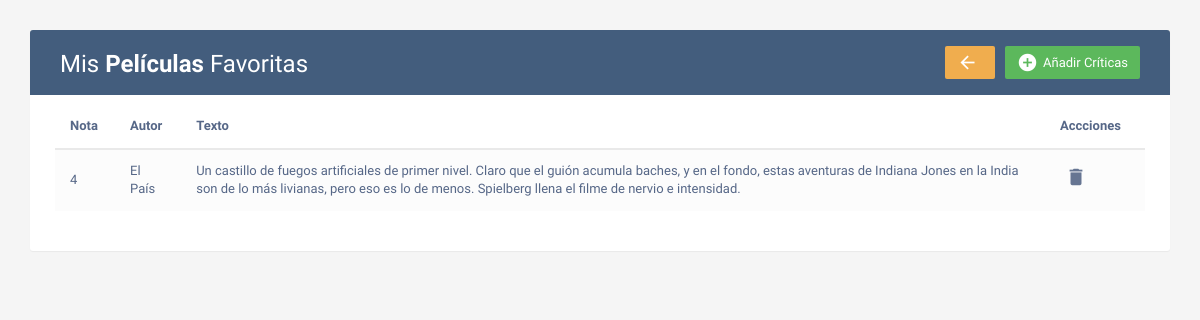
/criticas.php?id_pelicula=24, run on the app's committed database.
### tables this page shows
CREATE TABLE `criticas` (
  `id_critica` int(11) NOT NULL,
  `id_pelicula` int(11) NOT NULL,
  `autor` varchar(100) NOT NULL,
  `texto` text NOT NULL,
  `nota` int(1) NOT NULL
);

### criticas.php (the view, shortened to what this page needs)
<!DOCTYPE html>
<html lang="en">
<head>
<link rel="stylesheet" href="https://maxcdn.bootstrapcdn.com/font-awesome/4.7.0/css/font-awesome.min.css">
<link rel="stylesheet" href="https://maxcdn.bootstrapcdn.com/bootstrap/3.3.7/css/bootstrap.min.css">
<link rel="stylesheet" href="css/estilos.css">
</head>
<body>
    <div class="container">
        <div class="table-wrapper">
            <div class="table-title">
                <div class="row">
                    <div class="col-sm-4">
						<h2>Mis <b>Películas</b> Favoritas</h2>
					</div>
                    <div class="col-sm-8">
                        <a href="#nuevaCriticaModal" class="btn btn-success" data-toggle="modal"><i class="material-icons">&#xE147;</i> <span>Añadir Críticas</span></a>
                        <a href="index.php" class="btn btn-warning"><i class="material-icons">arrow_back</i></a>
                    </div>
                </div>
			</div>
            <table class="table table-striped table-hover">
                <thead>
                    <tr>
                        <th>Nota</th>
                        <th>Autor</th>
						<th>Texto</th>
                        <th>Accciones</th>
                    </tr>
                </thead>
                <tbody>
<?php
		$conexion = conectar("2daw");
		$consulta = "SELECT * FROM criticas WHERE id_pelicula={$_GET['id_pelicula']} ORDER BY nota DESC";
		$conexion->query("SET NAMES utf8");
		$resultado = $conexion->query($consulta);
		while($critica = $resultado->fetch_array()) {
?>
                    <tr>
                        <td><?php echo $critica['nota']; ?></td>
                        <td><?php echo $critica['autor']; ?></td>
						<td><?php echo $critica['texto']; ?></td>
                        <td>
                            <a href="controlador.php?borrar_critica=<?php echo $critica['id_critica'];?>&pelicula=<?php echo $_GET['id_pelicula'];?>"><i class="material-icons" title="Borrar">delete</i></a>
                        </td>
                    </tr>
<?php
		}
?>
                </tbody>
			</table>
</body>
</html>

### css/estilos.css (style rules this page uses)
body { color: #566787; background: #f5f5f5; font-family: 'Varela Round', sans-serif; font-size: 13px; }
.table-wrapper { background: #fff; padding: 20px 25px; margin: 30px 0; border-radius: 3px; box-shadow: 0 1px 1px rgba(0,0,0,.05); }
.table-title { padding-bottom: 15px; background: #435d7d; color: #fff; padding: 16px 30px; margin: -20px -25px 10px; border-radius: 3px 3px 0 0; }
.table-title h2 { margin: 5px 0 0; font-size: 24px; }
.table-title .btn { color: #fff; float: right; font-size: 13px; border: none; min-width: 50px; border-radius: 2px; border: none; outline: none !important; margin-left: 10px; }
.table-title .btn i { float: left; font-size: 21px; margin-right: 5px; }
.table-title .btn span { float: left; margin-top: 2px; }
table.table tr th, table.table tr td { border-color: #e9e9e9; padding: 12px 15px; vertical-align: middle; }
table.table tr th:first-child { width: 60px; }
table.table tr th:last-child { width: 100px; }
table.table-striped tbody tr:nth-of-type(odd) { background-color: #fcfcfc; }
table.table td:last-child i { opacity: 0.9; font-size: 22px; margin: 0 5px; }
table.table td a { font-weight: bold; color: #566787; display: inline-block; text-decoration: none; outline: none !important; }
table.table td i { font-size: 19px; }

### data on the page
criticas: nota "4", autor "El País", texto "Un castillo de fuegos artificiales de primer nivel. Claro que el guión acumula baches, y en el fondo, estas aventuras de Indiana Jones en la India son de lo más livianas, pero eso es lo de menos. Spielberg llena el filme de nervio e intensidad."
